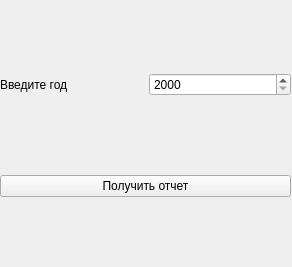
<?xml version="1.0" encoding="UTF-8"?>
<ui version="4.0">
 <class>Year</class>
 <widget class="QWidget" name="Year">
  <property name="geometry">
   <rect>
    <x>0</x>
    <y>0</y>
    <width>292</width>
    <height>267</height>
   </rect>
  </property>
  <property name="windowTitle">
   <string>Form</string>
  </property>
  <widget class="QWidget" name="gridLayoutWidget">
   <property name="geometry">
    <rect>
     <x>0</x>
     <y>0</y>
     <width>291</width>
     <height>271</height>
    </rect>
   </property>
   <layout class="QGridLayout" name="gridLayout">
    <item row="0" column="1">
     <widget class="QSpinBox" name="YearSpinBox">
      <property name="minimum">
       <number>2000</number>
      </property>
      <property name="maximum">
       <number>2050</number>
      </property>
     </widget>
    </item>
    <item row="0" column="0">
     <widget class="QLabel" name="label">
      <property name="text">
       <string>Введите год</string>
      </property>
     </widget>
    </item>
    <item row="1" column="0" colspan="2">
     <widget class="QPushButton" name="ReportButton">
      <property name="text">
       <string>Получить отчет</string>
      </property>
     </widget>
    </item>
   </layout>
  </widget>
 </widget>
 <resources/>
 <connections/>
</ui>
